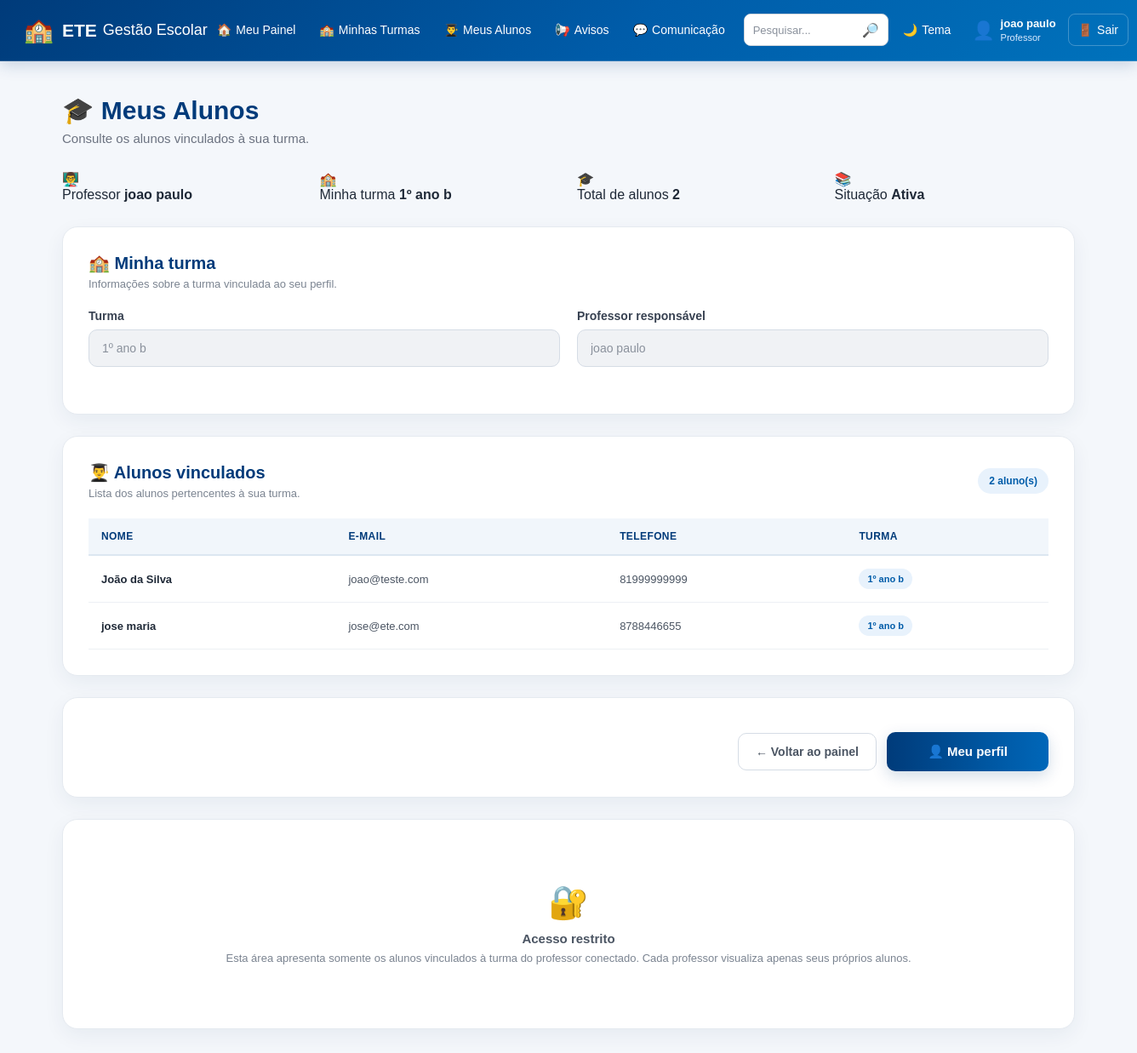
The page /professor/alunos (signed in) on the database its author committed.
### tables this page shows
CREATE TABLE usuarios (

            id INTEGER PRIMARY KEY AUTOINCREMENT,

            nome TEXT NOT NULL,

            email TEXT NOT NULL,

            tipo TEXT NOT NULL,

            telefone TEXT,

            turma TEXT

        , senha TEXT, primeiro_acesso INTEGER DEFAULT 0);

### app.py (the view, shortened to what this page needs)
@app.route("/professor/alunos")
def meus_alunos():
    if "usuario_id" not in session:
        return redirect(
            url_for("inicio")
        )
    conexao = conectar()
    usuario_id = session["usuario_id"]
    professor = conexao.execute(
        """
        SELECT *
        FROM usuarios
        WHERE id = ?
        AND tipo = 'professor'
        """,
        (usuario_id,)
    ).fetchone()
    turma_nome = professor["turma"]
    alunos = []
    if turma_nome:
        alunos = conexao.execute(
            """
            SELECT
                id,
                nome,
                email,
                telefone,
                turma
            FROM usuarios
            WHERE tipo = 'aluno'
            AND turma = ?
            ORDER BY nome
            """,
            (turma_nome,)
        ).fetchall()
    conexao.close()
    return render_template(
        "meus_alunos.html",
        professor=professor,
        alunos=alunos,
        turma_nome=turma_nome,
        usuario_nome=session["usuario_nome"],
        usuario_tipo=session["usuario_tipo"]
    )

### banco.py (called while the page is built)
def conectar():
    conexao = sqlite3.connect("gestao_escolar.db")
    conexao.row_factory = sqlite3.Row
    return conexao

### templates/meus_alunos.html (shortened to what this page needs)
<!DOCTYPE html>
<html lang="pt-BR">
<head>
    <link
        rel="stylesheet"
        href="{{ url_for('static', filename='style.css') }}"
    >
</head>
<body>
{% include "menu.html" %}
<main class="dashboard">
    <div class="dashboard-title">
        <h2>
            🎓 Meus Alunos
        </h2>
        <p>
            Consulte os alunos vinculados
            à sua turma.
        </p>
    </div>
    <section class="dashboard-cards">
        <div class="dashboard-card">
            <div class="dashboard-card-icon">
                👨‍🏫
            </div>
            <div>
                <span>
                    Professor
                </span>
                <strong>
                    {{ professor['nome'] }}
                </strong>
            </div>
        </div>
        <div class="dashboard-card">
            <div class="dashboard-card-icon">
                🏫
            </div>
            <div>
                <span>
                    Minha turma
                </span>
                <strong>
                    {{ turma_nome or 'Não definida' }}
                </strong>
            </div>
        </div>
        <div class="dashboard-card">
            <div class="dashboard-card-icon">
                🎓
            </div>
            <div>
                <span>
                    Total de alunos
                </span>
                <strong>
                    {{ alunos|length }}
                </strong>
            </div>
        </div>
        <div class="dashboard-card">
            <div class="dashboard-card-icon">
                📚
            </div>
            <div>
                <span>
                    Situação
                </span>
                <strong>
                    {% if alunos %}
                        Ativa
                    {% else %}
                        Sem alunos
                    {% endif %}
                </strong>
            </div>
        </div>
    </section>
    <section class="content-card">
        <div class="section-header">
            <div>
                <h3>
                    🏫 Minha turma
                </h3>
                <p>
                    Informações sobre a turma
                    vinculada ao seu perfil.
                </p>
            </div>
        </div>
        {% if turma_nome %}
            <div class="form-row">
                <div class="form-group">
                    <label>
                        Turma
                    </label>
                    <input
                        type="text"
                        value="{{ turma_nome }}"
                        disabled
                    >
                </div>
                <div class="form-group">
                    <label>
                        Professor responsável
                    </label>
                    <input
                        type="text"
                        value="{{ professor['nome'] }}"
                        disabled
                    >
                </div>
            </div>
        {% endif %}
    </section>
    <section class="content-card users-list">
        <div class="section-header">
            <div>
                <h3>
                    👨‍🎓 Alunos vinculados
                </h3>
                <p>
                    Lista dos alunos pertencentes
                    à sua turma.
                </p>
            </div>
            <span class="total-badge">
                {{ alunos|length }} aluno(s)
            </span>
        </div>
        {% if alunos %}
            <div class="table-container">
                <table>
                    <thead>
                        <tr>
                            <th>
                                Nome
                            </th>
                            <th>
                                E-mail
                            </th>
                            <th>
                                Telefone
                            </th>
                            <th>
                                Turma
                            </th>
                        </tr>
                    </thead>
                    <tbody>
                        {% for aluno in alunos %}
                            <tr>
                                <td>
                                    <strong>
                                        {{ aluno['nome'] }}
                                    </strong>
                                </td>
                                <td>
                                    {{ aluno['email'] }}
                                </td>
                                <td>
                                    {{ aluno['telefone'] or '-' }}
                                </td>
                                <td>
                                    <span class="badge">
                                        {{ aluno['turma'] or '-' }}
                                    </span>
                                </td>
                            </tr>
                        {% endfor %}
                    </tbody>
                </table>
            </div>
        {% endif %}
    </section>
    <section class="content-card">
        <div class="form-buttons">
            <a
                href="{{ url_for('professor') }}"
                class="btn-secondary"
            >
                ← Voltar ao painel
            </a>
            <a
                href="{{ url_for('perfil') }}"
                class="btn-login"
            >
                👤 Meu perfil
            </a>
        </div>
    </section>
    <section class="content-card">
        <div class="empty-message">
            <div class="empty-icon">
                🔐
            </div>
            <strong>
                Acesso restrito
            </strong>
            <span>
                Esta área apresenta somente os alunos
                vinculados à turma do professor conectado.
                Cada professor visualiza apenas seus
                próprios alunos.
            </span>
        </div>
    </section>
</main>
</body>
</html>

### templates/menu.html (shortened to what this page needs)
<!DOCTYPE html>
<html lang="pt-BR">
<head>
    <link
        rel="stylesheet"
        href="{{ url_for('static', filename='style.css') }}"
    >
</head>
<body>
    <header class="topo">
        <div class="topo-logo">
            <span class="logo-icone">🏫</span>
            <div class="logo-texto">
                <strong>ETE</strong>
                <span>Gestão Escolar</span>
            </div>
        </div>
        <nav class="menu-principal">
            {% if usuario_tipo == "professor" %}
                <a
                    href="{{ url_for('professor') }}"
                    class="menu-item"
                >
                    🏠
                    <span>Meu Painel</span>
                </a>
                <a
                    href="{{ url_for('turmas_page') }}"
                    class="menu-item"
                >
                    🏫
                    <span>Minhas Turmas</span>
                </a>
                <a
                    href="{{ url_for('meus_alunos') }}"
                    class="menu-item"
                >
                    👨‍🎓
                    <span>Meus Alunos</span>
                </a>
                <a
                    href="{{ url_for('avisos_page') }}"
                    class="menu-item"
                >
                    📢
                    <span>Avisos</span>
                </a>
                <a
                    href="{{ url_for('comunicacao') }}"
                    class="menu-item"
                >
                    💬
                    <span>Comunicação</span>
                </a>
            {% endif %}
            <div class="menu-pesquisa">
                <input
                    type="text"
                    name="pesquisa"
                    placeholder="Pesquisar..."
                    aria-label="Pesquisar no sistema"
                >
                <button
                    type="button"
                    title="Pesquisa"
                >
                    🔎
                </button>
            </div>
            <button
                type="button"
                class="menu-botao"
                title="Alterar tema"
            >
                🌙
                <span>Tema</span>
            </button>
            <a
                href="{{ url_for('perfil') }}"
                class="menu-usuario"
            >
                <span class="usuario-icone">
                </span>
                <span class="usuario-info">
                    <strong>
                        {{ usuario_nome }}
                    </strong>
                    <small>
                        {{ usuario_tipo|capitalize }}
                    </small>
                </span>
            </a>
            <a
                href="{{ url_for('logout') }}"
                class="menu-sair"
            >
                🚪
                <span>Sair</span>
            </a>
        </nav>
    </header>
</body>
</html>

### rows shown on the page
usuarios: nome "joao paulo", tipo "Professor", turma "1º ano b"
usuarios: nome "João da Silva", email "joao@teste.com", telefone "81999999999", turma "1º ano b"
usuarios: nome "jose maria", email "jose@ete.com", telefone "8788446655", turma "1º ano b"

### other values the page prints
{{ alunos|length }} "2"
